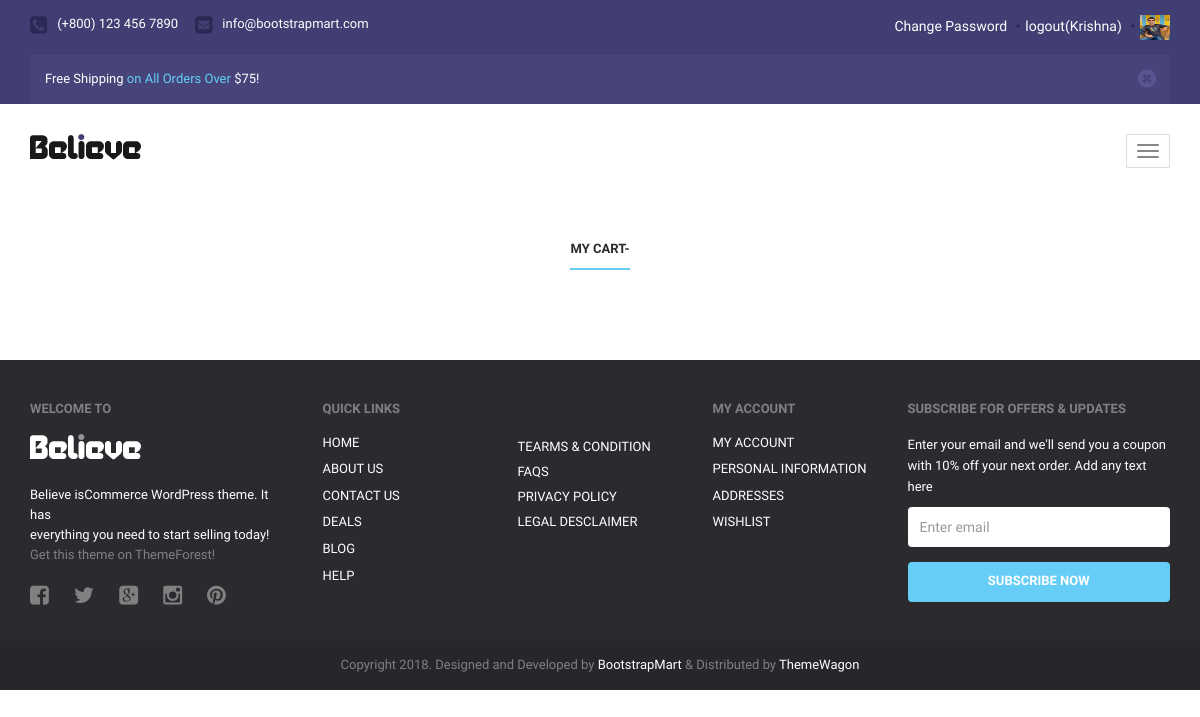
The page /myorder/ (signed in) on the database as committed earlier.
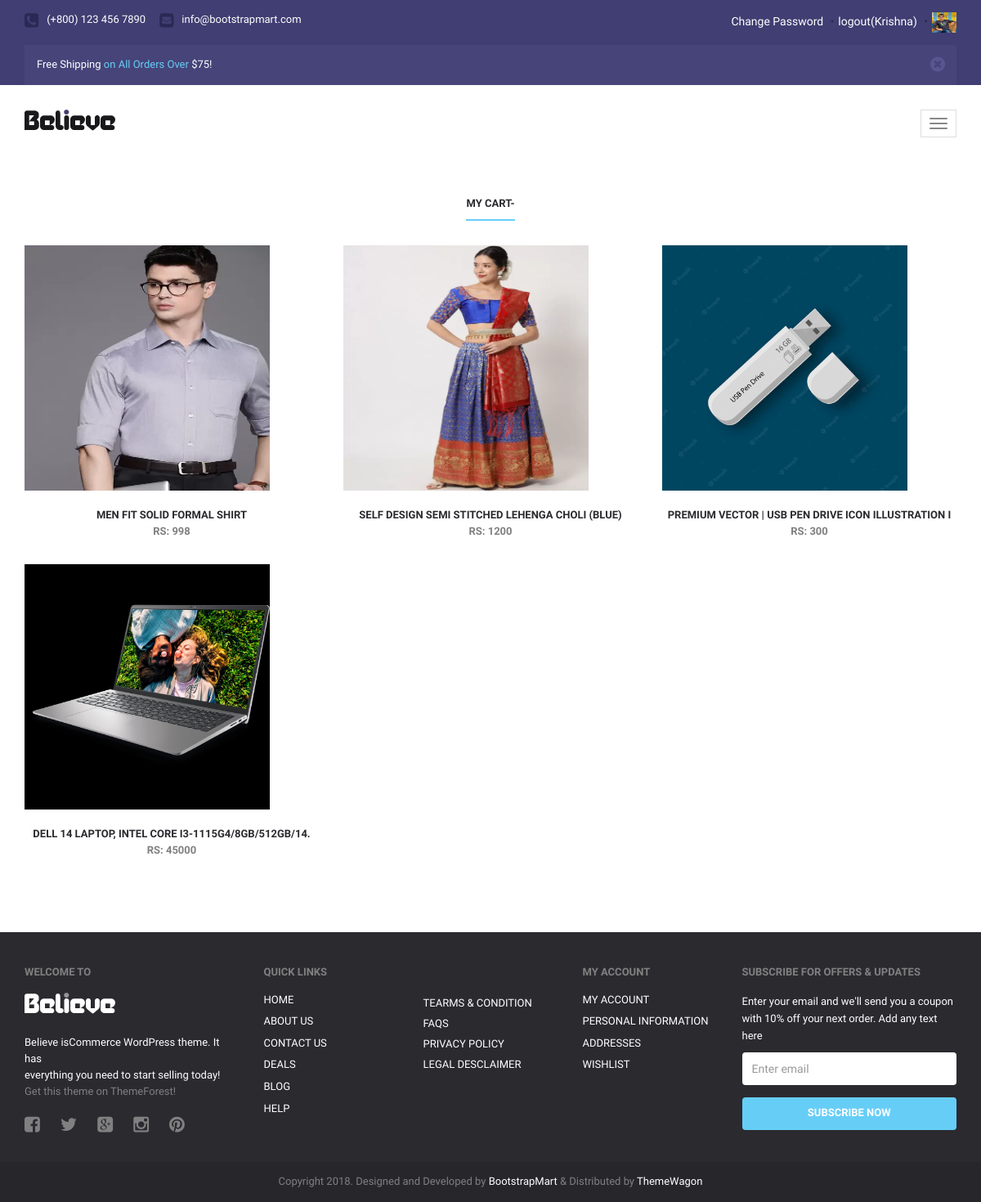
The same page on the database as committed later.
### a1/models.py (models this page shows, shortened)
class Cart(models.Model):
    user=models.ForeignKey(User, on_delete=models.CASCADE)
    product=models.ForeignKey(Product, on_delete=models.CASCADE)
    product_qty=models.PositiveIntegerField(default=1)
    product_price=models.PositiveIntegerField()
    payment_status=models.BooleanField(default=False)
    total_price=models.PositiveIntegerField(default=0)

class Product(models.Model):
    seller=models.ForeignKey(User, on_delete=models.CASCADE)
    choice=(
        ("Electronics","Electronics"),
        ("Men","Men"),
        ("Women","Women"),
        ("Baby & Kids","Baby & Kids"),
        ("Home & Kitchens","Home & Kitchens"),
        ("Books","Books"),
        ("Other","Other"),
    )
    product_category=models.CharField(max_length=50, choices=choice, default="Others")
    product_name=models.CharField(max_length=50)
    product_price=models.PositiveIntegerField()
    product_desc=models.CharField(max_length=300,default="")
    product_date=models.DateField(auto_now_add=True)
    product_image=models.ImageField(upload_to="product_image")

### a1/views.py (the view)
# urls.py: path('myorder/', views.myorder,name='myorder'),
def myorder(request):
    try:
        user=User.objects.get(email=request.session['email'])
        cart=Cart.objects.filter(user=user,payment_status=True)
        return render(request,'myorder.html',{'cart':cart})
    except:
        return render(request,'login.html')

### a1/templates/myorder.html (shortened to what this page needs)
{% extends 'header.html' %}
{% load static %}
{% block content %}
<!DOCTYPE html>
<html lang="en">
  <head>
  </head>
  <body>
            <div class="rec-blog">
                <div class="container">
                    <div class="rec-blog-inner">
                        <div class="blog-title">
                            <span>My Cart-{{product.count}}</span>
                        </div>
                        <div class="row">
                          {%for i in cart %}
                            <div class="col-md-4 blog-ct">
                                <a href="{%url 'product-detail' pk=i.product.pk %}"><img src="{{i.product.product_image.url}}" style="max-height: 300px; max-width: 300px; min-height: default; min-width: 300px; " alt="{{i.product.product_name}}" class="img-responsive"></a>
                                <div class="blog-ct-title">
                                    <a href="{%url 'product-detail' pk=i.product.pk %}">{{i.product.product_name}}</a>
                                    <span>RS: {{i.total_price}}<span>
                                </div>
                            </div>
                          {% endfor %}
                        </div>
                    </div>
                  </div>
            </div>
  </body>
</html>
{% endblock %}

Rows that differ between the two databases and show on the page:
now on this page (row edited): Cart: product.product_image (picture), product.product_name "MEN FIT SOLID FORMAL SHIRT", total_price "998"
now on this page (row edited): Cart: product.product_image (picture), product.product_name "SELF DESIGN SEMI STITCHED LEHENGA CHOLI (BLUE)", total_price "1200"
now on this page (row edited): Cart: product.product_image (picture), product.product_name "PREMIUM VECTOR | USB PEN DRIVE ICON ILLUSTRATION I", total_price "300"
added Cart: product.product_image (picture), product.product_name "DELL 14 LAPTOP, INTEL CORE I3-1115G4/8GB/512GB/14.", total_price "45000"
